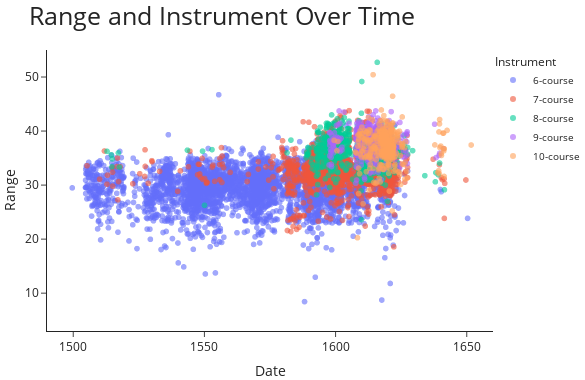

The notebook cell saved with this chart:
### Code cell
data_scatterplot = solo_ren_lute_df_range.copy()
# both variables are discrete and pieces are clustered around publication dates of documents: add some jitter to make the pattern more visible
seed = 2
rng = np.random.RandomState(seed)
data_scatterplot['Date'] = data_scatterplot['Date'] + rng.uniform(-2.5, 2.5, size=len(data_scatterplot))
data_scatterplot['Range'] = data_scatterplot['Range'] + rng.uniform(-1, 1, size=len(data_scatterplot))
data_scatterplot = data_scatterplot.sample(8000, random_state=seed)

# scatterplot: range vs date grouped by type of instrument
fig = px.scatter(
    data_scatterplot,
    x="Date",
    y="Range",
    color='Ensemble',
    category_orders={'Ensemble': ['6-course', '7-course', '8-course', '9-course', '10-course']},
    labels={'Ensemble':'Instrument'},
    hover_data={'Ensemble':True, 'Range':False, 'Date':False},
    opacity=0.6
)


# general layout
fig.update_layout(
    title=dict(text='Range and Instrument Over Time', font=dict(size=25)),
    margin=dict(l=0,r=0,b=0,t=50),
    template='simple_white',
    height=380,
    legend=dict(x=1, y=1, xanchor='left', yanchor='top', font=dict(size=10)),
    paper_bgcolor='rgba(0,0,0,0)',
    plot_bgcolor='rgba(0,0,0,0)'
)
fig.update_xaxes(range=(1490,1660))
fig.update_yaxes(range=(3,55))

export_and_plot(fig, 'range_year_scatterplot', width=585)

### Figure 1 — Plotly figure (JSON) as saved in the notebook; plotly's stock layout.template omitted (floating-point values rounded to 4 significant figures; data arrays with more than 128 entries replaced by an {"elided": "..."} marker saying what was removed)
{"data": [{"customdata": {"elided": "4662x1 str values"}, "hovertemplate": "Instrument=%{customdata[0]}<extra></extra>", "legendgroup": "6-course", "marker": {"color": "#636efa", "opacity": 0.6, "symbol": "circle"}, "mode": "markers", "name": "6-course", "showlegend": true, "type": "scattergl", "x": {"elided": "4662 float values"}, "xaxis": "x", "y": {"elided": "4662 float values"}, "yaxis": "y"}, {"customdata": {"elided": "1881x1 str values"}, "hovertemplate": "Instrument=%{customdata[0]}<extra></extra>", "legendgroup": "7-course", "marker": {"color": "#EF553B", "opacity": 0.6, "symbol": "circle"}, "mode": "markers", "name": "7-course", "showlegend": true, "type": "scattergl", "x": {"elided": "1881 float values"}, "xaxis": "x", "y": {"elided": "1881 float values"}, "yaxis": "y"}, {"customdata": {"elided": "691x1 str values"}, "hovertemplate": "Instrument=%{customdata[0]}<extra></extra>", "legendgroup": "8-course", "marker": {"color": "#00cc96", "opacity": 0.6, "symbol": "circle"}, "mode": "markers", "name": "8-course", "showlegend": true, "type": "scattergl", "x": {"elided": "691 float values"}, "xaxis": "x", "y": {"elided": "691 float values"}, "yaxis": "y"}, {"customdata": {"elided": "369x1 str values"}, "hovertemplate": "Instrument=%{customdata[0]}<extra></extra>", "legendgroup": "9-course", "marker": {"color": "#ab63fa", "opacity": 0.6, "symbol": "circle"}, "mode": "markers", "name": "9-course", "showlegend": true, "type": "scattergl", "x": {"elided": "369 float values"}, "xaxis": "x", "y": {"elided": "369 float values"}, "yaxis": "y"}, {"customdata": {"elided": "397x1 str values"}, "hovertemplate": "Instrument=%{customdata[0]}<extra></extra>", "legendgroup": "10-course", "marker": {"color": "#FFA15A", "opacity": 0.6, "symbol": "circle"}, "mode": "markers", "name": "10-course", "showlegend": true, "type": "scattergl", "x": {"elided": "397 float values"}, "xaxis": "x", "y": {"elided": "397 float values"}, "yaxis": "y"}], "layout": {"height": 380, "legend": {"font": {"size": 10}, "title": {"text": "Instrument"}, "tracegroupgap": 0, "x": 1, "xanchor": "left", "y": 1, "yanchor": "top"}, "margin": {"b": 0, "l": 0, "r": 0, "t": 50}, "paper_bgcolor": "rgba(0,0,0,0)", "plot_bgcolor": "rgba(0,0,0,0)", "title": {"font": {"size": 25}, "text": "Range and Instrument Over Time"}, "width": 585, "xaxis": {"anchor": "y", "domain": [0, 1], "range": [1490, 1660], "title": {"text": "Date"}}, "yaxis": {"anchor": "x", "domain": [0, 1], "range": [3, 55], "title": {"text": "Range"}}}}
